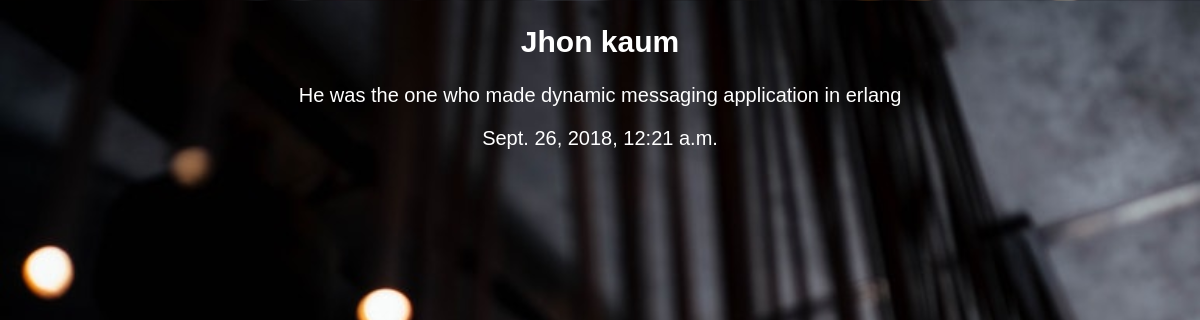
/articles/some-url_123/, run on the app's committed database.
### articles/models.py (models this page shows, shortened)
class Article(models.Model):
    title = models.CharField(max_length=250)
    slug=models.SlugField()
    body = models.TextField()
    date = models.DateTimeField(auto_now_add=True)

### articles/views.py (the view)
# urls.py: url(r'^(?P<slug>[\w-]+)/$', views.article_detail, name="detail"),
def article_detail(request,slug):
    article = Article.objects.get(slug=slug)
    return render(request,'articles/article_detail.html',{'article':article})

### articles/templates/articles/article_detail.html (shortened to what this page needs)
{% load static%}
<!DOCTYPE html>
<html lang="en">
<head>
    <link rel="stylesheet" href="{%static 'style.css'%}">
</head>
<body>
<div class="article_detail">
    <div class="article">
        <center>
            <h2>{{ article.title }}</h2>
    <p>{{ article.body }}</p>
    <p>{{ article.date }}</p>
        </center>
        </div>
</div>
</body>
</html>

### assets/style.css (style rules this page uses)
body { background-image:url('background.jpg'); background-size:cover; color:white; font-size:20px; font-family: Arial, Helvetica, sans-serif; }

### data on the page
Article: title "Jhon kaum", body "He was the one who made dynamic messaging application in erlang", date "Sept. 26, 2018, 12:21 a.m."
